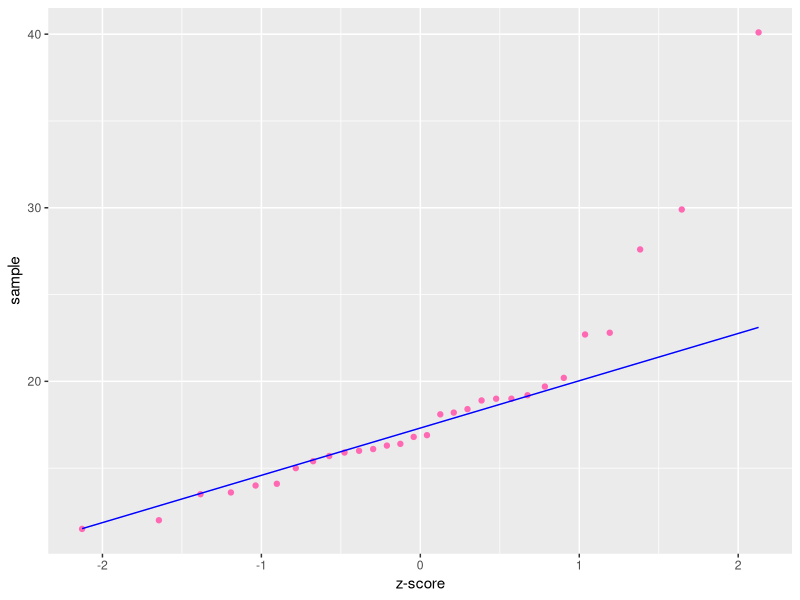
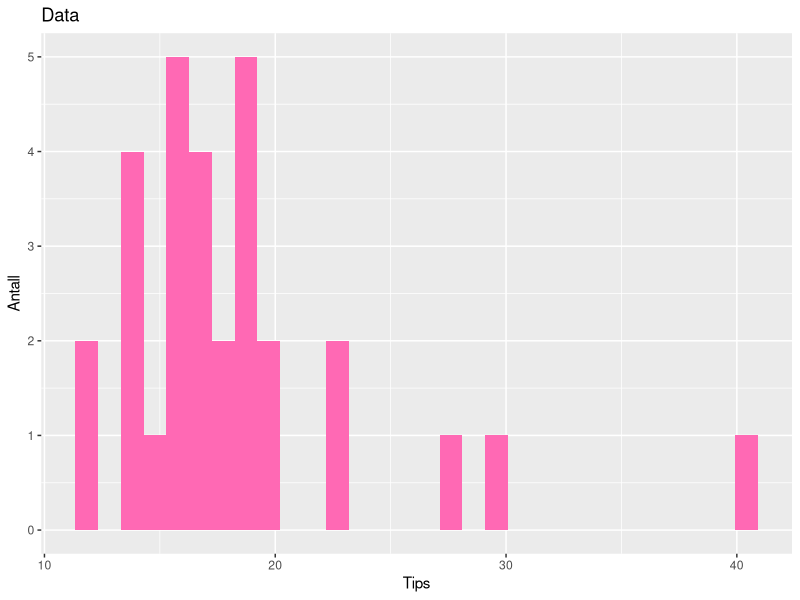

These charts were generated, in order, by the following R code:
#skal lage en bootstrapping
library(boot)
library(tidyverse)
#liste over tips til en resturant. Da n er liten, må vi bruke bootstrapping
data = c(22.7, 16.3, 13.6, 16.8, 29.9, 15.9, 14.0, 15.0,
         14.1, 18.1, 22.8, 27.6, 16.4, 16.1, 19.0, 13.5,
         18.9, 20.2, 19.7, 18.2, 15.4, 15.7, 19.0, 11.5,
         18.4, 16.0, 16.9, 12.0, 40.1, 19.2)
tip_frame = data.frame(tips = data)
print(tip_frame)
#lager et qq-plot for å skjekke normalantagelsen


ggplot(tip_frame) + geom_qq(aes(sample = tips),color = "hotpink") + geom_qq_line(aes(sample = tips ),color = "blue")  +   labs(x = "z-score", y = "sample")
#Av qq-plotet ser vi at fordelingen er positivt skjev. Når vi finner median og forventningsverdi, ser vi at median < forventingsverdi, som bekreftere positiv skjevhet i fordelingen

#lager også et histogram, så den skjeve fordelingen komemr tydligere frem

ggplot(tip_frame) + geom_histogram(aes(sample(tips)), fill = "hotpink") + labs(x = "Tips", y = "Antall", title = "Data")
info = function(x){
  
  return(c("mean" , mean(x), "st", sd(x),"median",median(x)))
  
}

print(info(tip_frame$tips))

#Trimmed mean -> forventingsverdi der man fjerner ekstremverdiene

#Definerer en funksjon, som regner gjennomsnittet av datasettet x, og gjør gjennomsnittet av observasjonene trukket ut til bootstrapputvalget
my_mean = function(x,i){mean(x[i])}
